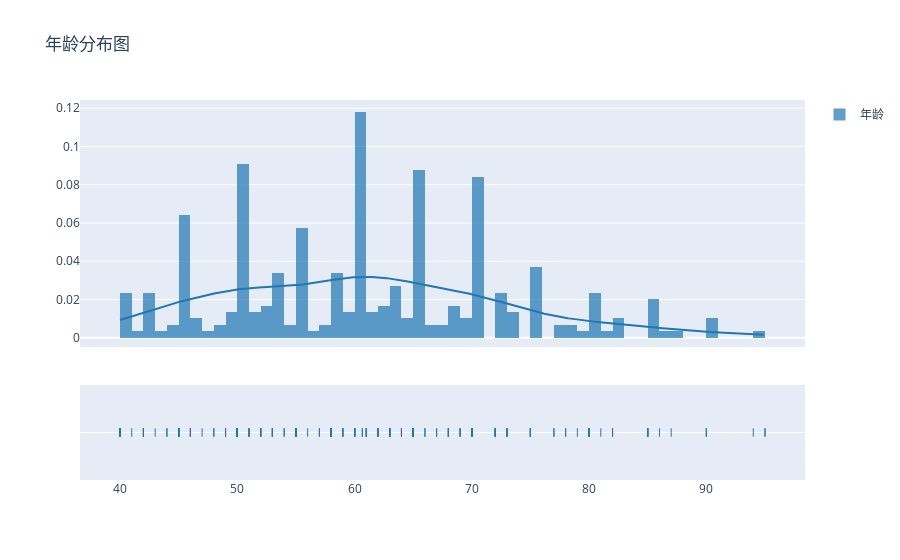

Notebook code for this chart:
### Code cell
#EDA


## 年龄分布直方图
hist_data =[heart_data["age"].values]
group_labels = ['年龄']
fig = ff.create_distplot(hist_data, group_labels)
fig.update_layout(title_text='年龄分布图')
fig.show()

### Figure 1 — Plotly figure (JSON) as saved in the notebook; plotly's stock layout.template omitted (floating-point values rounded to 4 significant figures; data arrays with more than 128 entries replaced by an {"elided": "..."} marker saying what was removed)
{"data": [{"autobinx": false, "histnorm": "probability density", "legendgroup": "年龄", "marker": {"color": "rgb(31, 119, 180)"}, "name": "年龄", "opacity": 0.7, "type": "histogram", "x": {"elided": "299 float values"}, "xaxis": "x", "xbins": {"end": 95, "size": 1, "start": 40}, "yaxis": "y"}, {"legendgroup": "年龄", "marker": {"color": "rgb(31, 119, 180)"}, "mode": "lines", "name": "年龄", "showlegend": false, "type": "scatter", "x": {"elided": "500 float values"}, "xaxis": "x", "y": {"elided": "500 float values"}, "yaxis": "y"}, {"legendgroup": "年龄", "marker": {"color": "rgb(31, 119, 180)", "symbol": "line-ns-open"}, "mode": "markers", "name": "年龄", "showlegend": false, "type": "scatter", "x": {"elided": "299 float values"}, "xaxis": "x", "y": {"elided": "299 str values"}, "yaxis": "y2"}], "layout": {"barmode": "overlay", "hovermode": "closest", "legend": {"traceorder": "reversed"}, "title": {"text": "年龄分布图"}, "xaxis": {"anchor": "y2", "domain": [0, 1], "zeroline": false}, "yaxis": {"anchor": "free", "domain": [0.35, 1], "position": 0}, "yaxis2": {"anchor": "x", "domain": [0, 0.25], "dtick": 1, "showticklabels": false}}}
